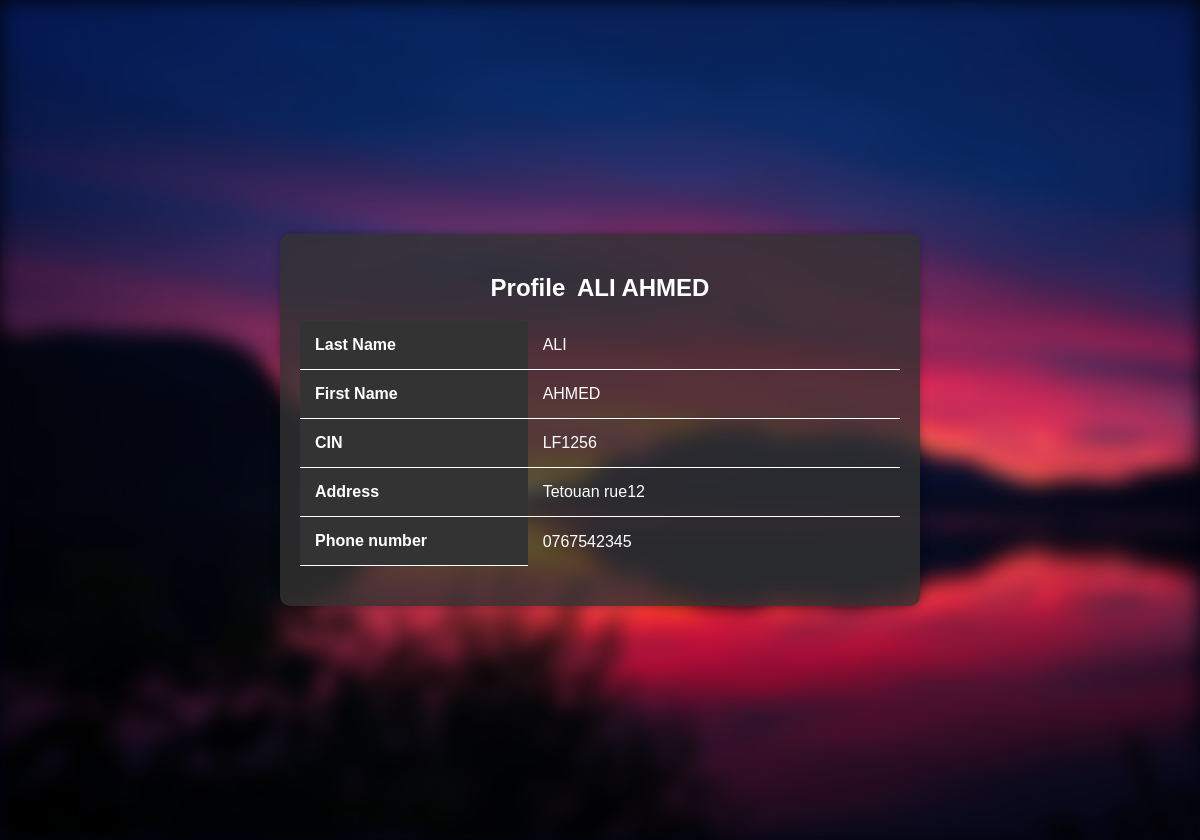
Page /profileCl.php (signed in) on the committed database.
### tables this page shows
CREATE TABLE `client` (
  `CIN_CL` varchar(255) NOT NULL,
  `NOM_CL` varchar(255) DEFAULT NULL,
  `PRENOM_CL` varchar(255) DEFAULT NULL,
  `ADDRESS` varchar(255) DEFAULT NULL,
  `PASSWORD` varchar(255) DEFAULT NULL,
  `EMAIL_CL` varchar(255) DEFAULT NULL,
  `TEL_CL` varchar(100) DEFAULT NULL
);

### profileCl.php (the view, shortened to what this page needs)
<?php
require_once 'db_connect.php';
$email = $_SESSION['user_email'];
$query = "SELECT * FROM client WHERE EMAIL_CL='$email'";
$result = mysqli_query($con, $query);
if (mysqli_num_rows($result) == 1) {
    $row = mysqli_fetch_assoc($result);
    $cin = $row['CIN_CL'];
    $nom = $row['NOM_CL'];
    $prenom = $row['PRENOM_CL'];
    $address = $row['ADDRESS'];
    $tel= $row['TEL_CL'];
} else {
    $cin = "N/A";
    $nom = "N/A";
    $prenom = "N/A";
    $address = "N/A";
    $tel = "N/A";
}
?>
<!DOCTYPE html>
<html lang="fr">
<head>
    <link rel="stylesheet" href="styProfileCl.css">
</head>
<body>
    <div class="background"></div>
    <div class="container">
        <h2>Profile <i class='bx bxs-user-account user-icon'></i><?php echo $nom . ' ' . $prenom; ?></h2>
        <table>
            <tr>
                <th>Last Name</th>
                <td><?php echo $nom; ?><span></span></td>
            </tr>
            <tr>
                <th>First Name</th>
                <td><?php echo $prenom; ?><span></span></td>
            </tr>
            <tr>
                <th>CIN</th>
                <td><?php echo $cin; ?><span></span></td>
            </tr>
            <tr>
                <th>Address</th>
                <td><?php echo $address; ?><span></span></td>
            </tr>
            <tr>
                <th>Phone number</th>
                <td><?php echo $tel; ?><span></span></td>
            </tr>
        </table>
    </div>
</body>
</html>

### styProfileCl.css (style rules this page uses)
body { font-family: Arial, sans-serif; background-color: #020410; color: #ffffff; padding: 20px; display: flex; justify-content: center; align-items: center; height: 100vh; margin: 0; }
.background { position: fixed; top: 0; left: 0; width: 100%; height: 100%; background-image: url('img/background.jpg'); background-size: cover; background-position: center; filter: blur(10px); z-index: -1; }
.container { text-align: center; width: 100%; max-width: 600px; background-color: rgba(51, 51, 51, 0.8); padding: 20px; border-radius: 10px; box-shadow: 0 0 10px rgba(0, 0, 0, 0.3); }
table { width: 100%; border-collapse: collapse; margin-bottom: 20px; color: #ffffff; }
th, td { padding: 15px; border-bottom: 1px solid #ffffff; text-align: left; }
th { background-color: #333; }
tr:last-child td { border-bottom: none; }

### rows in the picture
client: NOM_CL "ALI", PRENOM_CL "AHMED", CIN_CL "LF1256", ADDRESS "Tetouan rue12", TEL_CL "0767542345"
